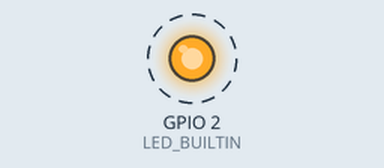
The sketch below on a simulated ESP8266 (NodeMCU). Shown: output pins drawn as LEDs (lit = HIGH, except the on-board LED, lit = LOW). Dashed ring = blinking. WiFi joins after 1.5 s; servers stay silent unless stated; what the sketch prints to the serial monitor is not drawn.

Above: at 2.1 s.
Timing chart, 0 to 6.2 s (numbered marks = the images above):
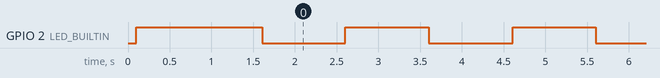

The sketch:

new7_ok2.ino
```cpp
#include <Arduino.h>
#include <ESP8266WiFi.h>
#include <WiFiUdp.h>

constexpr uint8_t  MAX_NODES           = 4;
constexpr uint16_t BROADCAST_PORT      = 1234;
constexpr uint32_t DEFAULT_GLOBAL_FREQ = 1000;   // ms
constexpr uint32_t NODE_TIMEOUT        = 5000;   // ms
constexpr float    RSSI_WEIGHT         = 0.10f;
constexpr float    PACKET_LOSS_WEIGHT   = 0.10f;
constexpr uint32_t DIAGNOSTICS_INTERVAL = 5000;  // ms

// Set this uniquely on each device: 1..MAX_NODES
constexpr uint8_t NODE_ID = 1;

const char *ssid     = "YourSSID";
const char *password = "YourPassword";

WiFiUDP udp;

struct NodeState {
  uint32_t lastSeen = 0;
  uint32_t lastPacketID = 0;
  float offset = 0.0f;
  float rssi = 0.0f;
  float packetLoss = 0.0f;
  bool active = false;
  bool hasPacket = false;
};

struct KalmanState {
  float offset = 0.0f;
  float variance = 1.0f;
  float processNoise = 0.1f;
};

NodeState nodes[MAX_NODES];
KalmanState kalman;

// Global state
uint32_t globalFrequency = DEFAULT_GLOBAL_FREQ;
uint32_t nextBroadcastAt = 0;
uint32_t diagnosticsTimer = 0;
uint32_t packetsSent = 0;
uint32_t packetsReceived = 0;

static inline bool timeReached(uint32_t now, uint32_t target) {
  return (int32_t)(now - target) >= 0;
}

static inline float smoothValue(float oldValue, float newValue, float weight) {
  if (weight < 0.0f) weight = 0.0f;
  if (weight > 1.0f) weight = 1.0f;
  return oldValue + weight * (newValue - oldValue);
}

uint8_t activeNodeCount() {
  uint8_t count = 0;
  for (uint8_t i = 0; i < MAX_NODES; ++i) {
    if (nodes[i].active) count++;
  }
  return count;
}

uint32_t calculateSlotTime(uint8_t nodeID) {
  uint8_t activeNodes = activeNodeCount();
  if (activeNodes == 0) activeNodes = 1;

  uint32_t slot = globalFrequency / activeNodes;
  if (slot == 0) slot = 1;

  if (nodeID < 1) nodeID = 1;
  if (nodeID > MAX_NODES) nodeID = MAX_NODES;

  return ((uint32_t)(nodeID - 1) * slot) % globalFrequency;
}

void updateKalmanFilter(NodeState &node) {
  const float predictedOffset = kalman.offset;

  // Stronger penalty for weak RSSI (more negative RSSI => noisier measurement)
  float signalPenalty = constrain((float)(-node.rssi), 0.0f, 100.0f);
  float measurementNoise = 1.0f + signalPenalty / 50.0f;

  float K = kalman.variance / (kalman.variance + measurementNoise);

  kalman.offset += K * (node.offset - predictedOffset);
  kalman.variance = (1.0f - K) * kalman.variance;

  kalman.processNoise = smoothValue(kalman.processNoise, node.packetLoss * 10.0f, 0.10f);
  kalman.variance += kalman.processNoise;
}

void broadcastTimingPacket(uint32_t now) {
  packetsSent++;

  char packet[96];
  snprintf(packet, sizeof(packet), "%u,%lu,%d,%lu,%lu",
           (unsigned)NODE_ID,
           (unsigned long)now,
           (int)WiFi.RSSI(),
           (unsigned long)packetsSent,
           (unsigned long)globalFrequency);

  udp.beginPacket(IPAddress(255, 255, 255, 255), BROADCAST_PORT);
  udp.write((const uint8_t *)packet, strlen(packet));
  udp.endPacket();
}

void processIncomingPacket(const char *packet) {
  int nodeID = 0;
  uint32_t timestamp = 0;
  int rssi = 0;
  uint32_t packetID = 0;
  uint32_t frequency = 0;

  // Expected format:
  // nodeID,timestamp,rssi,packetID,frequency
  int fields = sscanf(packet, "%d,%lu,%d,%lu,%lu",
                      &nodeID, &timestamp, &rssi, &packetID, &frequency);

  if (fields != 5) return;
  if (nodeID < 1 || nodeID > MAX_NODES) return;
  if (nodeID == NODE_ID) return; // ignore our own broadcast if it loops back

  NodeState &node = nodes[nodeID - 1];
  uint32_t now = millis();

  node.offset = (float)((int32_t)(timestamp - now));
  node.rssi = smoothValue(node.rssi, (float)rssi, RSSI_WEIGHT);

  if (!node.hasPacket) {
    node.packetLoss = 0.0f;
  } else if (packetID > node.lastPacketID) {
    uint32_t missing = packetID - node.lastPacketID - 1;
    uint32_t span = packetID - node.lastPacketID;
    float lossSample = (span > 0) ? (float)missing / (float)span : 0.0f;
    node.packetLoss = smoothValue(node.packetLoss, lossSample, PACKET_LOSS_WEIGHT);
  }

  node.lastPacketID = packetID;
  node.lastSeen = now;
  node.active = true;
  node.hasPacket = true;

  globalFrequency = (uint32_t)smoothValue((float)globalFrequency, (float)frequency, 0.05f);
  packetsReceived++;

  updateKalmanFilter(node);
}

void deactivateInactiveNodes(uint32_t now) {
  for (uint8_t i = 0; i < MAX_NODES; ++i) {
    if (nodes[i].active && (uint32_t)(now - nodes[i].lastSeen) > NODE_TIMEOUT) {
      nodes[i].active = false;
      Serial.printf("Node %u deactivated due to inactivity\n", (unsigned)(i + 1));
    }
  }
}

void logDiagnostics() {
  Serial.printf("\n--- Diagnostics ---\n");
  Serial.printf("Node ID: %u\n", (unsigned)NODE_ID);
  Serial.printf("Global Frequency: %lu ms\n", (unsigned long)globalFrequency);
  Serial.printf("Packets Sent: %lu, Received: %lu\n",
                (unsigned long)packetsSent, (unsigned long)packetsReceived);
  Serial.printf("Active Nodes: %u\n", (unsigned)activeNodeCount());

  for (uint8_t i = 0; i < MAX_NODES; ++i) {
    if (nodes[i].active) {
      Serial.printf("Node %u - Offset: %.2f ms, RSSI: %.2f, Loss: %.2f%%, LastSeen: %lu\n",
                    (unsigned)(i + 1),
                    nodes[i].offset,
                    nodes[i].rssi,
                    nodes[i].packetLoss * 100.0f,
                    (unsigned long)nodes[i].lastSeen);
    }
  }
}

void initializeWiFi() {
  WiFi.mode(WIFI_STA);
  WiFi.setSleepMode(WIFI_NONE_SLEEP);
  WiFi.setAutoReconnect(true);
  WiFi.persistent(false);

  WiFi.begin(ssid, password);
  Serial.printf("Connecting to WiFi");

  while (WiFi.status() != WL_CONNECTED) {
    delay(250);
    Serial.print(".");
  }

  Serial.println();
  Serial.print("Connected. IP: ");
  Serial.println(WiFi.localIP());
  Serial.print("MAC: ");
  Serial.println(WiFi.macAddress());
}

void setup() {
  Serial.begin(115200);
  delay(100);

  pinMode(LED_BUILTIN, OUTPUT);
  digitalWrite(LED_BUILTIN, HIGH);

  initializeWiFi();

  if (!udp.begin(BROADCAST_PORT)) {
    Serial.println("UDP begin failed");
  } else {
    Serial.printf("UDP listening on port %u\n", BROADCAST_PORT);
  }

  for (uint8_t i = 0; i < MAX_NODES; ++i) {
    nodes[i] = NodeState();
  }

  uint32_t now = millis();
  nextBroadcastAt = now + calculateSlotTime(NODE_ID);
  diagnosticsTimer = now;
}

void loop() {
  uint32_t now = millis();

  if (WiFi.status() != WL_CONNECTED) {
    WiFi.reconnect();
  }

  // Broadcast on schedule
  if (timeReached(now, nextBroadcastAt)) {
    broadcastTimingPacket(now);
    digitalWrite(LED_BUILTIN, !digitalRead(LED_BUILTIN));

    // Next transmission after one full global period
    nextBroadcastAt = now + globalFrequency;
  }

  // Receive packets
  int packetSize = udp.parsePacket();
  if (packetSize > 0) {
    char packet[128];
    int len = udp.read(packet, sizeof(packet) - 1);
    if (len > 0) {
      packet[len] = '\0';
      processIncomingPacket(packet);
    }
  }

  deactivateInactiveNodes(now);

  if (timeReached(now, diagnosticsTimer + DIAGNOSTICS_INTERVAL)) {
    logDiagnostics();
    diagnosticsTimer = now;
  }
}
```

Measured:
- by itself, GPIO 2 (LED_BUILTIN): alternates HIGH for 1.0 s and LOW for 1.0 s
